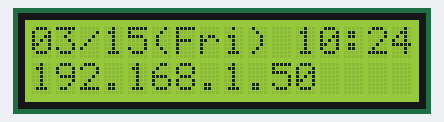
Bench run of a program on a simulated Raspberry Pi (BCM pin numbers). Parts: 16×2 character LCD. The clock reads 2024-03-15 10:24:30 at power-on unless the program sets it; system figures (address, load, memory, disk, uptime) are fixed made-up values.

Above: at 0.3 s.
At 15.7 s:
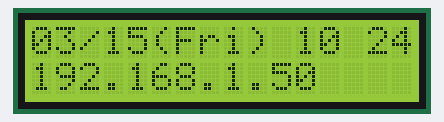
At 31.6 s:
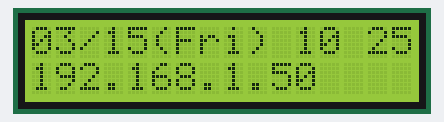
At 64.5 s:
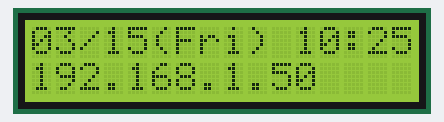
At 96.9 s:
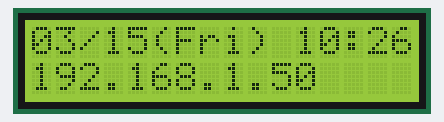
At 129.2 s:
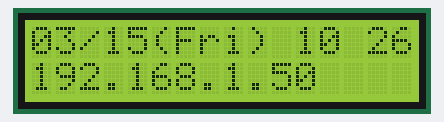

The program:

AQM1602A-time-ipaddr.py
```python
#!/usr/bin/env python3
#
# -*- coding: utf-8 -*-
# 日本語

import smbus
from time import sleep
import subprocess
from datetime import datetime

class AQM1602A:
    def __init__(self):
        self.i2c_addr = 0x3E
        self.i2c = smbus.SMBus(1)
        self.count = 0  # Count number of character in current line
        self.line = 1   # Current line number

    # I2C write one byte data to addr
    def write_address_onebyte(self, addr, data):
        data_list = [data]
        try:
            self.i2c.write_i2c_block_data(self.i2c_addr, addr, data_list)
        except IOError:
            return False

        sleep(100/1000000)

        return True

    # Initialize LCD
    def init_lcd(self):
        self.write_address_onebyte(0, 0x38)
        self.write_address_onebyte(0, 0x39)
        self.write_address_onebyte(0, 0x14)
        self.write_address_onebyte(0, 0x73)
        self.write_address_onebyte(0, 0x56)
        self.write_address_onebyte(0, 0x6C)
        sleep(0.25)
        self.write_address_onebyte(0, 0x38)
        self.write_address_onebyte(0, 0x0C)
        self.clear();

    # Print string on LCD
    def print(self, str):
        chars = list(str)
        for i in range(len(chars)):
            self.count += 1
            if self.count > 16:
                if self.line==2:
                    self.home()
                else:
                    self.sec_line()
                self.count += 1
            self.write_address_onebyte(0x40, ord(chars[i]))

    # Clear LCD and return to home
    def clear(self):
        self.count = 0
        self.line = 1
        self.write_address_onebyte(0, 0x1)
        sleep(0.002)

    # Return to home without deleting characters
    def home(self):
        self.count = 0
        self.line = 1
        self.write_address_onebyte(0, 0x2)
        sleep(0.002)

    # Go to second line
    def sec_line(self):
        self.count = 0
        self.line = 2
        self.write_address_onebyte(0, 0xC0)
        sleep(0.001)


def getipaddr():
    proc = subprocess.Popen(['hostname', '-I'], stdout=subprocess.PIPE)
    ret = proc.communicate()[0].decode('utf-8').strip()
    if ret != '':
        return ret.split()[0]
    else:
        return ''

def main():
    lcd = AQM1602A()
    lcd.init_lcd()

    while True:
        lcd.clear()

        # date & time
        t = datetime.now()
        str = t.strftime('%m/%d')
        wday_str = t.strftime('(%a)')
        str += wday_str
        sec = int(t.strftime('%S'))
        if sec % 2 == 0:
            str += t.strftime(' %H:%M')
        else:
            str += t.strftime(' %H %M')
        lcd.print(str)

        # IP address
        lcd.sec_line()
        lcd.print(getipaddr()[:16])

        sleep(.5)

if __name__ == '__main__':
    main()
```

Measured:
- what the display in image 0 shows lasts 0.5 s, from 0.3 s to 0.8 s
